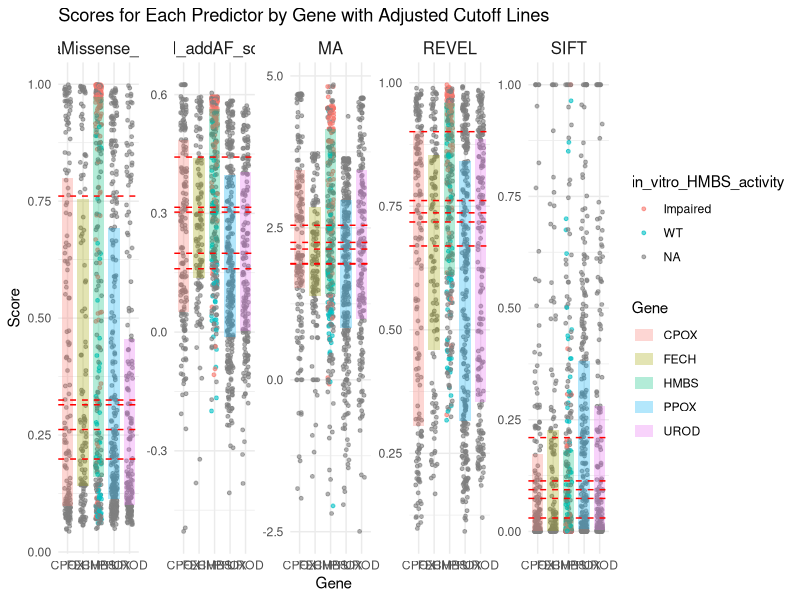
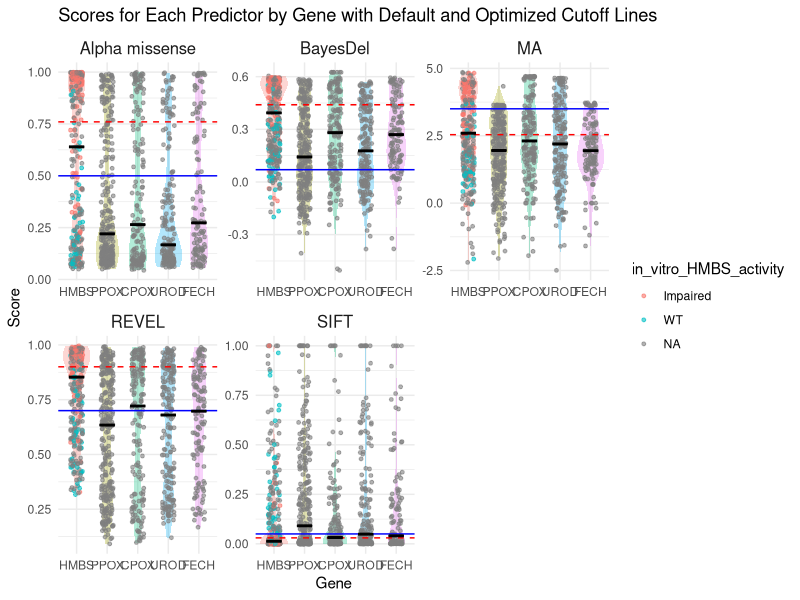

Generate these figures, in order, with R:
setwd("C:/Users/mmaca/Code/git/Porphyria-genetics/Analysis/")
library(reshape2)
library(knitr)
library(randomForest)
library(caret)
library(pROC)
library(dplyr)
library(tidyverse)

# Load and filter the data
final_data <- read.csv("../DB_updates/gnomad_1/gnomad_variant_interpretation/Scores_ANNOVAR_2025_MASTER_WvL_functional_UROD_FECH.csv") %>%
  filter(Func.refGeneWithVer == "exonic") %>%
  select(-Func.refGeneWithVer, -SJHConsScore, #-in_vitro_HMBS_activity, 
         -CONDEL, -SJHConsScore, -HGVS_protein_dual, -DiscovEHR
  )

#Convert relevant columns to numeric
final_data <- final_data %>%
  mutate(
    AlphaMissense_score = as.numeric(AlphaMissense_score),
    BayesDel_addAF_score_0.07 = as.numeric(BayesDel_addAF_score_0.07),
    REVEL = as.numeric(REVEL),
    SIFT = as.numeric(SIFT),
    MA = as.numeric(MA)
  )

# Define the thresholds []
thresholds <- list(
  AlphaMissense_score = 0.76,  # AlphaMissense > 0.5 / 0.76
  BayesDel_addAF_score_0.07 = 0.44,  # BayesDel > 0.07 / 0.44
  REVEL = 0.9,  # REVEL > 0.7 / 0.9
  SIFT = 0.03,  # SIFT < 0.05 / 0.03
  MA = 2.54  # MA > 3.5 / 2.54
)

# Create binary columns to indicate whether each predictor passes the threshold
final_data <- final_data %>%
  mutate(
    AlphaMissense_pass = ifelse(AlphaMissense_score > thresholds$AlphaMissense_score, 1, 0),
    BayesDel_pass = ifelse(BayesDel_addAF_score_0.07 > thresholds$BayesDel_addAF_score_0.07, 1, 0),
    REVEL_pass = ifelse(REVEL > thresholds$REVEL, 1, 0),
    SIFT_pass = ifelse(SIFT <= thresholds$SIFT, 1, 0),  # SIFT is pathogenic if <= threshold
    MA_pass = ifelse(MA > thresholds$MA, 1, 0)
  )

# Calculate the number of valid predictors (non-NA values) for each row
final_data <- final_data %>%
  mutate(
    Valid_Predictors_Count = rowSums(!is.na(select(., AlphaMissense_score, BayesDel_addAF_score_0.07, REVEL, SIFT, MA)))
  )

# Calculate the Consensus Score by summing binary columns and dividing by the number of valid predictors
final_data <- final_data %>%
  mutate(
    Consensus_Score = rowSums(select(., AlphaMissense_pass, BayesDel_pass, REVEL_pass, SIFT_pass, MA_pass), na.rm = TRUE) / Valid_Predictors_Count * 100
  )

# Apply a consensus cutoff (e.g., 60%) to classify variants
consensus_cutoff <- 60  # You can adjust this value
final_data <- final_data %>%
  mutate(Pathogenic_Classification = ifelse(Consensus_Score >= consensus_cutoff, "Pathogenic", "Benign"))

# Print the first few rows to verify
print(head(final_data))

# Step 1: Reshape the data and calculate mean and median for each gene and predictor
long_data <- final_data %>%
  pivot_longer(cols = c(AlphaMissense_score, BayesDel_addAF_score_0.07, REVEL, SIFT, MA),
               names_to = "Predictor",
               values_to = "Score")

# Calculate summary statistics for HMBS, CPOX, and PPOX
summary_stats <- final_data %>%
  pivot_longer(cols = c(AlphaMissense_score, BayesDel_addAF_score_0.07, REVEL, SIFT, MA),
               names_to = "Predictor",
               values_to = "Score") %>%
  group_by(Gene, Predictor) %>%
  summarize(Mean_Score = mean(Score, na.rm = TRUE),
            Median_Score = median(Score, na.rm = TRUE)) %>%
  pivot_wider(names_from = Gene, values_from = c(Mean_Score, Median_Score))

####
# Function to get the percentile rank of a cutoff in the HMBS distribution
get_percentile_rank <- function(cutoff, predictor_column, data) {
  ecdf_func <- ecdf(data[[predictor_column]])  # Empirical CDF function
  percentile_rank <- ecdf_func(cutoff)
  return(percentile_rank)
}

# Function to calculate the adjusted cutoff for a different gene based on percentile rank
adjust_cutoff_for_gene <- function(percentile_rank, predictor_column, data) {
  quantile_func <- quantile(data[[predictor_column]], probs = percentile_rank)
  return(quantile_func)
}

# List of predictor columns
predictor_columns <- c("AlphaMissense_score", "BayesDel_addAF_score_0.07", "REVEL", "SIFT", "MA")

# Create the summary stats tibble with the data provided
summary_stats <- tibble(
  Predictor = c("AlphaMissense_score", "BayesDel_addAF_score_0.07", "MA", "REVEL", "SIFT"),
  Median_Score_CPOX = c(0.264500, 0.280913, 2.307500, 0.721000, 0.032000),
  Median_Score_HMBS = c(0.639500, 0.393788, 2.595000, 0.853000, 0.013000),
  Median_Score_PPOX = c(0.220000, 0.142613, 1.952500, 0.634000, 0.091000),
  Median_Score_UROD = c(0.167000, 0.177395, 2.195000, 0.680000, 0.049000),
  Median_Score_FECH = c(0.2730000, 0.2698835, 1.9450000, 0.6975000, 0.0405000)
)

# The original HMBS cutoff values
HMBS_Cutoff <- c(0.761, 0.442201, 2.5425, 0.901, 0.03)

# Adjusted cutoffs for CPOX and PPOX based on the ratio of median scores
adjusted_cutoffs <- tibble(
  Predictor = c("AlphaMissense_score", "BayesDel_addAF_score_0.07", "MA", "REVEL", "SIFT"),
  HMBS_Cutoff = HMBS_Cutoff,
  
  # Adjust CPOX cutoffs based on the ratio of CPOX median to HMBS median
  CPOX_Cutoff = HMBS_Cutoff * (summary_stats$Median_Score_CPOX / summary_stats$Median_Score_HMBS),
  
  # Adjust PPOX cutoffs based on the ratio of PPOX median to HMBS median
  PPOX_Cutoff = HMBS_Cutoff * (summary_stats$Median_Score_PPOX / summary_stats$Median_Score_HMBS),
  
  # Adjust UROD cutoffs based on the ratio of UROD median to HMBS median
  UROD_Cutoff = HMBS_Cutoff * (summary_stats$Median_Score_UROD / summary_stats$Median_Score_HMBS),
  
  # Adjust FECH cutoffs based on the ratio of FECH median to HMBS median
  FECH_Cutoff = HMBS_Cutoff * (summary_stats$Median_Score_FECH / summary_stats$Median_Score_HMBS),
  
)


# Print the adjusted cutoffs
print(adjusted_cutoffs)

# Step 3: Apply the cutoffs to classify variants based on the adjusted cutoffs
long_data <- long_data %>%
  left_join(adjusted_cutoffs, by = "Predictor") %>%
  mutate(Cutoff = case_when(
    Gene == "HMBS" ~ HMBS_Cutoff,
    Gene == "CPOX" ~ CPOX_Cutoff,
    Gene == "PPOX" ~ PPOX_Cutoff,
    Gene == "UROD" ~ UROD_Cutoff,
    Gene == "FECH" ~ FECH_Cutoff
  )) %>%
  mutate(Pathogenic_Classification = ifelse(Score >= Cutoff, "Pathogenic", "Benign"))

# Step 4: Visualize the results
ggplot(long_data, aes(x = Gene, y = Score, color = in_vitro_HMBS_activity)) +
  geom_jitter(size = 1, alpha = 0.6, width = .2) +  # Plot points on top of violins
  # Add violin plots behind the points
  geom_boxplot(aes(fill = Gene), alpha = 0.3, color = NA) +  # Adjust alpha for transparency, no outline color
  geom_hline(aes(yintercept = Cutoff), linetype = "dashed", color = "red") +  # Add cutoff lines
  facet_wrap(~ Predictor, scales = "free", nrow = 1) +  # Create a facet for each predictor
  labs(title = "Scores for Each Predictor by Gene with Adjusted Cutoff Lines",
       x = "Gene",
       y = "Score") +
  theme_minimal() +
  theme(strip.text = element_text(size = 12))  # Adjust text size in the facet labels

###alt

medians <- long_data %>%
  group_by(Gene, Predictor) %>%
  summarise(Median_Score = median(Score, na.rm = TRUE)) %>%
  ungroup()

# Step 1: Define the default and optimized cutoffs for each predictor
cutoffs <- tibble(
  Predictor = c("AlphaMissense_score", "BayesDel_addAF_score_0.07", "REVEL", "SIFT", "MA"),
  Default_Cutoff = c(0.5, 0.07, 0.7, 0.05, 3.5),
  Optimized_Cutoff = c(0.76, 0.44, 0.9, 0.03, 2.54)
)

# Step 2: Create the cutoffs data frame specifically for HMBS cutoffs
hmbs_cutoffs <- cutoffs %>%
  rename(Cutoff = Optimized_Cutoff) %>%
  mutate(Gene = "HMBS")

# Step 3: Reorder Gene factor levels (HMBS, PPOX, CPOX)
long_data <- long_data %>%
  mutate(Gene = factor(Gene, levels = c("HMBS", "PPOX", "CPOX", "UROD", "FECH")))

# Step 4: Update predictor labels
predictor_labels <- c(
  "AlphaMissense_score" = "Alpha missense",
  "BayesDel_addAF_score_0.07" = "BayesDel",
  "MA" = "MA",
  "REVEL" = "REVEL",
  "SIFT" = "SIFT"
)

# Step 5: Plot the results with violin plots, jittered points, and median bars
ggplot(long_data, aes(x = Gene, y = Score, color = in_vitro_HMBS_activity)) +
  
  # Add violin plots behind the points, removing the legend for the Gene fill
  geom_violin(aes(fill = Gene), alpha = 0.3, color = NA, show.legend = FALSE) +  # No outline color for violins
  
  # Add jittered points
  geom_jitter(size = 1, alpha = 0.6, width = 0.2) +  # Jittered points to show individual data points
  
  # Add dashed red lines for the optimized cutoff values for HMBS
  geom_hline(data = hmbs_cutoffs, aes(yintercept = Cutoff), linetype = "dashed", color = "red") +  # Optimized cutoffs
  
  # Add solid blue lines for the default cutoff values
  geom_hline(data = cutoffs, aes(yintercept = Default_Cutoff), linetype = "solid", color = "blue") +  # Default cutoffs
  
  # Add black bars to represent the medians for each Gene-Predictor combination
  geom_crossbar(data = medians, aes(x = Gene, ymin = Median_Score, ymax = Median_Score, y = Median_Score), 
                color = "black", width = 0.5, fatten = 2) +  # Median bars as horizontal lines
  
  # Facet by predictor with custom labels
  facet_wrap(~ Predictor, scales = "free", nrow = 2, labeller = as_labeller(predictor_labels)) +  # Separate plots for each predictor with new labels
  
  # Labels and theme
  labs(title = "Scores for Each Predictor by Gene with Default and Optimized Cutoff Lines",
       x = "Gene",
       y = "Score") +
  theme_minimal() +
  theme(strip.text = element_text(size = 12))  # Adjust text size in facet labels
